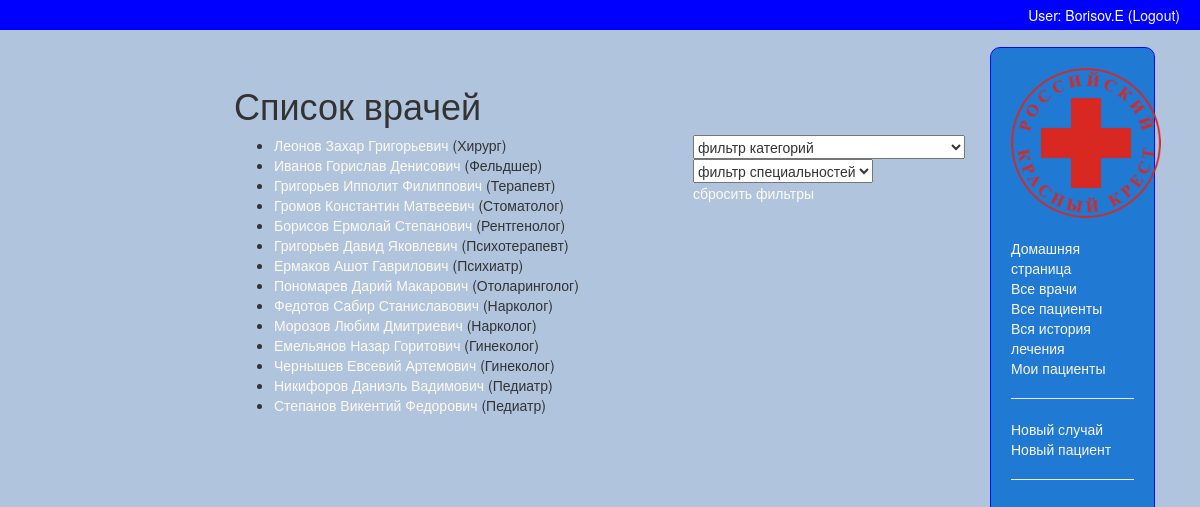
Screenshot of /cardfile/doctors/all (signed in) with the database file from the repository.
### cardfile/models.py (models this page shows, shortened)
class Doctor(models.Model):
    name = models.CharField(
        verbose_name='ФИО врача',
        max_length=200)
    user = models.ForeignKey(
        User,
        verbose_name='Username врача',
        on_delete=models.SET_NULL,
        null=True)
    QUALIFICATION_LEVEL = (
        ('2', 'Вторая квалификационная категория'),
        ('1', 'Первая квалификационная категория'),
        ('0', 'Высшая квалификационная категория'),
    )
    qualification = models.CharField(
        verbose_name='Квалификация врача',
        max_length=1,
        choices=QUALIFICATION_LEVEL,
        blank=True,
        default='2')
    doc_specialty = models.ForeignKey(
        'Doctors_specialty',
        verbose_name='Специальность врача',
        on_delete=models.SET_NULL,
        null=True)
    class Meta:
        ordering = ['doc_specialty']
        verbose_name='Врач'
        verbose_name_plural = 'Врачи'
        permissions = (("can_add_doctor", "Can add doctor"),)
    def get_absolute_url(self):
        return reverse('doctor-detail', args=[str(self.id)])

class Doctors_specialty(models.Model):
    specialty = models.CharField(
        verbose_name='Специальность',
        max_length=200,
        help_text="Введите специальность врача (терапевт, невропатолог и т.п.)")
    class Meta:
        verbose_name='Специальность врача'
        verbose_name_plural = 'Специальности врачей'
    def __str__(self):
        return self.specialty

### cardfile/views.py (the view)
# urls.py: url(r'^doctors/(?P<stub>[-\w]+)$', views.DoctorListView.as_view(), name='doctors'),
class DoctorListView(generic.ListView):
    model = Doctor
    paginate_by = 20
    def get_queryset(self, queryset=None):
        try:
            href = str(self.kwargs['stub'])
            if href == 'all' or href == 'a_ll':
                return Doctor.objects.all()
            elif href.split('_')[0] == 'a':
                return Doctor.objects.filter(doc_specialty__exact=href.split('_')[1]).order_by('name')
            elif href.split('_')[1] == 'll':
                return Doctor.objects.filter(qualification__exact=href.split('_')[0]).order_by('name')
            else:
                return Doctor.objects.filter(qualification__exact=href.split('_')[0]).filter(doc_specialty__exact=href.split('_')[1]).order_by('name')
        except Doctor.DoesNotExist:
            raise Http404("Такого фильтра не существует")

### cardfile/templates/cardfile/doctor_list.html (shortened to what this page needs)
{% extends "base_generic.html" %}
{% block content %}
{% if user.is_authenticated %}
    <h1>Список врачей</h1>
    <div class="filter">
      <form>
        <select name="java-navigator" onchange="
          var arrayOfStrings = window.location.href.split('/');
          var hrefString = arrayOfStrings[arrayOfStrings.length-1];
          if (hrefString == 'all') top.location.href = this.options[this.selectedIndex].value + '_ll';
          else top.location.href = this.options[this.selectedIndex].value + '_' + hrefString.split('_')[1];">
            <option value="">фильтр категорий</option>
        </select>
      </form>
      <form>
        <select name="java-navigator" onchange="
          var arrayOfStrings = window.location.href.split('/');
          var hrefString = arrayOfStrings[arrayOfStrings.length-1];
          if (hrefString == 'all') top.location.href = 'a_' + this.options[this.selectedIndex].value;
          else top.location.href = hrefString.split('_')[0] + '_' + this.options[this.selectedIndex].value;">
            <option value="">фильтр специальностей</option>
        </select>
      </form>
      <a href="{% url 'doctors' 'all' %}">сбросить фильтры</a>
    </div>
    {% if object_list %}
    <ul>
      {% for doc in object_list %}
      <li>
        <a href="{{ doc.get_absolute_url }}">{{ doc.name }}</a> ({{doc.doc_specialty}})
      </li>
      {% endfor %}
    </ul>
    {% else %}
      <p>Здесь нет ни одного врача</p>
    {% endif %}
{% else %}
  <meta http-equiv="refresh" content="1; URL={% url 'login'%}" />
{% endif %}
{% endblock %}

### cardfile/templates/base_generic.html (shortened to what this page needs)
<!DOCTYPE html>
<html lang="en">
<head>
  {% load static %}
  <link rel="stylesheet" href="https://maxcdn.bootstrapcdn.com/bootstrap/3.3.7/css/bootstrap.min.css">
  <link rel="stylesheet" href="{% static 'css/styles.css' %}">
</head>
<body>
  <div class="container-fluid">
    <div class="header">
      {% if user.is_authenticated %}
        User: {{ user.get_username }}
        (<a href="{% url 'logout'%}?next={% url 'login'%}">Logout</a>)
      {% else %}
        <li><a href="{% url 'login'%}?next=/">Login</a></li>
      {% endif %}
    </div>
    <div class="row">
      <div class="col-sm-10">
        {% block content %}{% endblock %}
        </div>
        <div class="col-sm-2">
          {% block sidebar %}
          {% if user.is_authenticated %}
          <ul class="sidebar-nav">
              <center><a href="{% url 'index' %}"><img src="{% static 'krest.png' %}" width="150" height="150"></a></center><br>
              <li><a href="{% url 'index' %}">Домашняя страница</a></li>
              <li><a href="{% url 'doctors' 'all' %}">Все врачи</a></li>
              <li><a href="{% url 'pacients' 'all' %}">Все пациенты</a></li>
              <li><a href="{% url 'treatment_history' 'all'%}">Вся история лечения</a></li>
              <li><a href="{% url 'treatment_history' 'my'%}">Мои пациенты</a></li>
              <hr>
              <li><a href="{% url 'treatment_create'%}">Новый случай</a></li>
              <li><a href="{% url 'pacient_create'%}">Новый пациент</a></li>
              <hr>
          </ul>
          {% endif %}
        {% endblock %}
      </div>
    </div>
  </div>
</body>
</html>

### cardfile/static/css/styles.css (style rules this page uses)
body { background-color:lightsteelblue; }
.container-fluid { width: 100vw; height: 100vh; }
.header { margin-left: -20px; margin-right: -15px; padding-right: 20px; padding-top: 5px; background: blue; text-align: right; height: 30px; color: white; vertical-align: middle }
.row { width: 100%; height: 97%; }
.col-sm-2 { height: 95%; }
.sidebar-nav { margin-top: 10%; padding: 20px; list-style: none; background: #1976D2; opacity: 0.95; border: 1px solid blue; border-radius: 10px; height: 100%; }
.col-sm-10 { padding-left: 20%; padding-top: 3%; }
.filter { position: absolute; right: 10px; }
a { color:floralwhite; }

### rows the page displays
Doctor: name "Леонов Захар Григорьевич", doc_specialty "Хирург"
Doctor: name "Иванов Горислав Денисович", doc_specialty "Фельдшер"
Doctor: name "Григорьев Ипполит Филиппович", doc_specialty "Терапевт"
Doctor: name "Громов Константин Матвеевич", doc_specialty "Стоматолог"
Doctor: name "Борисов Ермолай Степанович", doc_specialty "Рентгенолог"
Doctor: name "Григорьев Давид Яковлевич", doc_specialty "Психотерапевт"
Doctor: name "Ермаков Ашот Гаврилович", doc_specialty "Психиатр"
Doctor: name "Пономарев Дарий Макарович", doc_specialty "Отоларинголог"
Doctor: name "Федотов Сабир Станиславович", doc_specialty "Нарколог"
Doctor: name "Морозов Любим Дмитриевич", doc_specialty "Нарколог"
Doctor: name "Емельянов Назар Горитович", doc_specialty "Гинеколог"
Doctor: name "Чернышев Евсевий Артемович", doc_specialty "Гинеколог"
Doctor: name "Никифоров Даниэль Вадимович", doc_specialty "Педиатр"
Doctor: name "Степанов Викентий Федорович", doc_specialty "Педиатр"

### other values shown
{{ user.get_username }} "Borisov.E"
